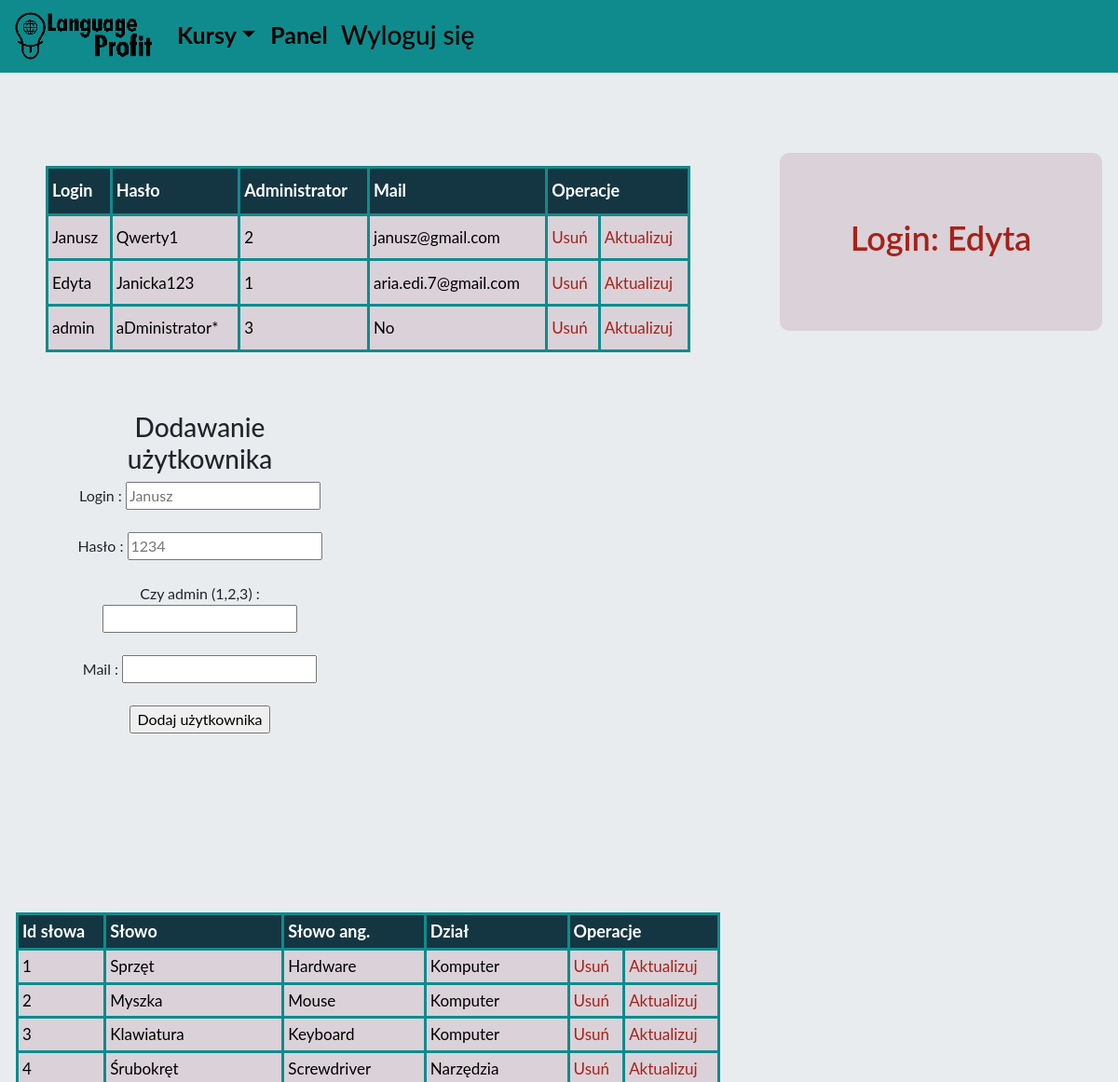
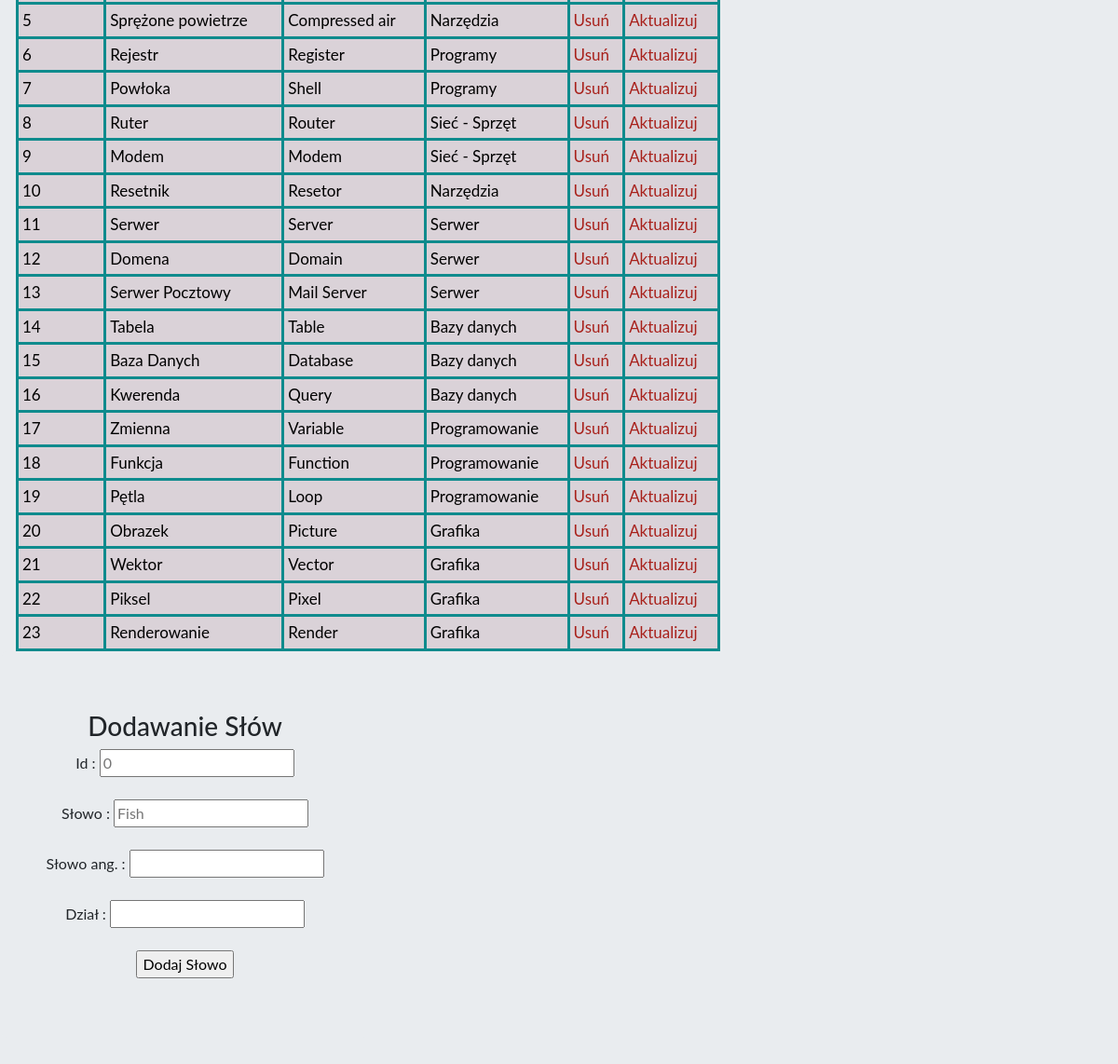
Screenshot of /Projekt/panel_admin.php (signed in) with the database file from the repository (2 pictures, top to bottom).
### tables this page shows
CREATE TABLE `uzytkownik` (
  `login` varchar(30) NOT NULL,
  `haslo` varchar(255) NOT NULL,
  `administrator` varchar(1) NOT NULL DEFAULT '1',
  `mail` varchar(50) NOT NULL DEFAULT 'No'
);

CREATE TABLE `slowa` (
  `id_slowka` int(11) NOT NULL,
  `slowo` varchar(255) DEFAULT NULL,
  `slowo_ang` varchar(255) DEFAULT NULL,
  `id_dzialu` varchar(255) DEFAULT NULL
);

CREATE TABLE `dzial` (
  `id_dzialu` varchar(255) NOT NULL,
  `dzial` varchar(40) NOT NULL,
  `id_kursu` varchar(255) DEFAULT NULL
);

### Projekt/panel_admin.php (the view, shortened to what this page needs)
<!DOCTYPE html>
<html lang="pl">
  <head>
    <link rel="stylesheet" href="style.css">
    <link rel="stylesheet" href="https://maxcdn.bootstrapcdn.com/bootstrap/4.3.1/css/bootstrap.min.css">
  </head>
  <body>
    <nav class="navbar navbar-expand-md justify-content-center fixed-top">
  <a class="navbar-brand" href="index.php"><img src="lprofit.png" id="pic"></a>
  <div class="collapse navbar-collapse" id="collapsibleNavbar">
    <ul class="navbar-nav ">
        <li class="nav-item dropdown">
                    <a href="#" class="nav-link dropdown-toggle" data-toggle="dropdown">Kursy</a>
                </li>
      <?php
      if(isset($_SESSION['zalogowany'])){
      if($_SESSION['zalogowany'] == true){
        echo <<<HUH
          <li class="nav-item"> <a href="panel_admin.php" class="nav-link">Panel</a> </li>
         <li class="nav-item"><form class="" action="panel_admin.php" method="post"> <button type="submit" class="but1" name="logout"><h3 class="head4">Wyloguj się</h3></button></form> </li>
HUH;
      }
      }else{
        echo <<<HUH
        <li class="nav-item"> <a href="logowanie.php" class="nav-link">Zaloguj się</a> </li>
        <li class="nav-item"> <a href="rejestracja.php" class="nav-link">Zarejestruj się</a> </li>
HUH;
}
       ?>
    </ul>
  </div>
</nav>
<div class="row">
  <div class="jumbotron col-md-8">
    <div class="jumbotron">
      <?php
      $connect = mysqli_connect("localhost", "root", "", "profit_language");
      mysqli_set_charset($connect, 'utf8');
      $sql = "SELECT * FROM `uzytkownik`";
      if ($result = mysqli_query($connect, $sql)) {
      echo <<<TABLE
      <table class="tabela">
        <tr>
          <th>Login</th>
          <th>Hasło</th>
          <th>Administrator</th>
          <th>Mail</th>
          <th colspan="2">Operacje</th>
        </tr>
TABLE;
      while ($row = mysqli_fetch_assoc($result)) {
        echo <<<ROW
        <tr>
          <td>$row[login]</td>
          <td>$row[haslo]</td>
          <td>$row[administrator]</td>
          <td>$row[mail]</td>
          <td><a href="./scripts/delete_user.php?id=$row[login]" class="nones">Usuń</a></td>
          <td><a href="./panel_admin.php?updateId=$row[login]" class="nones">Aktualizuj</a></td>
        </tr>
ROW;
      }
      ?></table><div class="row"><div class="jumbotron col-md-6 col-sm-12"><?php
      echo <<<FORMADDUSER
      <h3>Dodawanie użytkownika</h3>
      <form class="" action="./scripts/add_user.php" method="post">
        Login : <input type="text" name="login" placeholder="Janusz"><br><br>
        Hasło : <input type="text" name="haslo" placeholder="1234"><br><br>
        Czy admin (1,2,3) : <input type="text" name="administrator"><br><br>
        Mail : <input type="text" name="mail"><br><br>
        <input type="submit" name="button" value="Dodaj użytkownika">
      </form>
</div>
FORMADDUSER;
?><div class="jumbotron col-md-6 col-sm-12"><?php
      }else {
        echo "błędne zapytanie";
      }
     ?>
</div>
      </div>
      <?php
      $sql2 ="SELECT `slowa`.`slowo`, `slowa`.`slowo_ang`, `slowa`.`id_slowka`, `dzial`.`dzial` FROM `dzial`, `slowa` WHERE `slowa`.`id_dzialu`=`dzial`.`id_dzialu`; ";
      if ($result2 = mysqli_query($connect, $sql2)) {
      echo <<<TABLES
      <table class="tabela">
        <tr>
          <th>Id słowa</th>
          <th>Słowo</th>
          <th>Słowo ang.</th>
          <th>Dział</th>
          <th colspan="2">Operacje</th>
        </tr>
TABLES;
      while ($row = mysqli_fetch_assoc($result2)) {
        echo <<<ROWS
        <tr>
          <td>$row[id_slowka]</td>
          <td>$row[slowo]</td>
          <td>$row[slowo_ang]</td>
          <td>$row[dzial]</td>
          <td><a href="./scripts/delete_word.php?id=$row[id_slowka]" class="nones">Usuń</a></td>
          <td><a href="./panel_admin.php?updatesId=$row[id_slowka]" class="nones">Aktualizuj</a></td>
</tr>
ROWS;
      }
      ?></table><div class="row"><div class="jumbotron col-md-6 col-sm-12"><?php
      echo <<<FORMADDWORD
      <h3>Dodawanie Słów</h3>
      <form class="" action="./scripts/add_word.php" method="post">
        Id : <input type="text" name="id_slowo" placeholder="0"><br><br>
        Słowo : <input type="text" name="slowo" placeholder="Fish"><br><br>
        Słowo ang. : <input type="text" name="slowo_ang"><br><br>
        Dział : <input type="text" name="dzial"><br><br>
        <input type="submit" name="button" value="Dodaj Słowo">
      </form>
      </div>
      FORMADDWORD;
      ?><div class="jumbotron col-md-6 col-sm-12"><?php
    }
  ?>
</div>
</div>
            <div class="jumbotron col-md-4">
              <div class="pan">
                <h3>Login:  <?php echo $_SESSION['login'] ?></h3>
              </div>
            </div>
        </div>
  </body>
</html>

### Projekt/style.css (style rules this page uses)
body { background-color: black; font-family: 'Lato', sans-serif !important; }
body { padding-top: 50px; }
nav { background-color: #0F8B8D; width: 100%; }
nav ul li a:link, ul li a:visited { text-decoration: none; text-align: center; color: black; font-weight: bold; font-size: 25px; }
#pic { width: 150px; }
div { text-align: center; }
.nones:link, .nones:visited { text-decoration: none; text-align: center; color:#A8201A; list-style-type: none; }
.head4 { padding-top: 9px; font-weight: 550; color:black; }
.but1 { background-color: #0F8B8D !important; padding-top: -10px; color: black; border: none; text-align: center; padding-bottom: 5px; border-radius: 10px; }
.pan { background-color: #DAD2D8; border-radius: 10px; margin-top: 50px; padding-top: 20px; padding-bottom: 20px; padding: 50px; }
.pan h3 { font-size: 3vw; color: #A8201A; font-weight: 600; padding-top: 20px; padding-bottom: 20px; }
table.tabela { background-color: #DAD2D8; width: 100%; height: 200px; text-align: left; }
table.tabela td, table.tabela th { border: 3px solid #0F8B8D; padding: 4px 4px; }
table.tabela td { font-size: 17px; color: #000000; }
table.tabela th { background: #143642; }
table.tabela th { font-size: 18px; font-weight: bold; color: #FFFFFF; }

### rows the page displays
uzytkownik: login "Janusz", haslo "Qwerty1", administrator "2", mail "janusz@gmail.com"
uzytkownik: login "Edyta", haslo "Janicka123", administrator "1", mail "aria.edi.7@gmail.com"
uzytkownik: login "admin", haslo "aDministrator*", administrator "3", mail "No"
slowa: id_slowka "1", slowo "Sprzęt", slowo_ang "Hardware", id_dzialu.dzial "Komputer"
slowa: id_slowka "2", slowo "Myszka", slowo_ang "Mouse", id_dzialu.dzial "Komputer"
slowa: id_slowka "3", slowo "Klawiatura", slowo_ang "Keyboard", id_dzialu.dzial "Komputer"
slowa: id_slowka "4", slowo "Śrubokręt", slowo_ang "Screwdriver", id_dzialu.dzial "Narzędzia"
slowa: id_slowka "5", slowo "Sprężone powietrze", slowo_ang "Compressed air", id_dzialu.dzial "Narzędzia"
slowa: id_slowka "6", slowo "Rejestr", slowo_ang "Register", id_dzialu.dzial "Programy"
slowa: id_slowka "7", slowo "Powłoka", slowo_ang "Shell", id_dzialu.dzial "Programy"
slowa: id_slowka "8", slowo "Ruter", slowo_ang "Router", id_dzialu.dzial "Sieć - Sprzęt"
slowa: id_slowka "9", slowo "Modem", slowo_ang "Modem", id_dzialu.dzial "Sieć - Sprzęt"
slowa: id_slowka "10", slowo "Resetnik", slowo_ang "Resetor", id_dzialu.dzial "Narzędzia"
slowa: id_slowka "11", slowo "Serwer", slowo_ang "Server", id_dzialu.dzial "Serwer"
slowa: id_slowka "12", slowo "Domena", slowo_ang "Domain", id_dzialu.dzial "Serwer"
slowa: id_slowka "13", slowo "Serwer Pocztowy", slowo_ang "Mail Server", id_dzialu.dzial "Serwer"
slowa: id_slowka "14", slowo "Tabela", slowo_ang "Table", id_dzialu.dzial "Bazy danych"
slowa: id_slowka "15", slowo "Baza Danych", slowo_ang "Database", id_dzialu.dzial "Bazy danych"
slowa: id_slowka "16", slowo "Kwerenda", slowo_ang "Query", id_dzialu.dzial "Bazy danych"
slowa: id_slowka "17", slowo "Zmienna", slowo_ang "Variable", id_dzialu.dzial "Programowanie"
slowa: id_slowka "18", slowo "Funkcja", slowo_ang "Function", id_dzialu.dzial "Programowanie"
slowa: id_slowka "19", slowo "Pętla", slowo_ang "Loop", id_dzialu.dzial "Programowanie"
slowa: id_slowka "20", slowo "Obrazek", slowo_ang "Picture", id_dzialu.dzial "Grafika"
slowa: id_slowka "21", slowo "Wektor", slowo_ang "Vector", id_dzialu.dzial "Grafika"
slowa: id_slowka "22", slowo "Piksel", slowo_ang "Pixel", id_dzialu.dzial "Grafika"
slowa: id_slowka "23", slowo "Renderowanie", slowo_ang "Render", id_dzialu.dzial "Grafika"

### other values shown
$_SESSION['login'] "Edyta"
